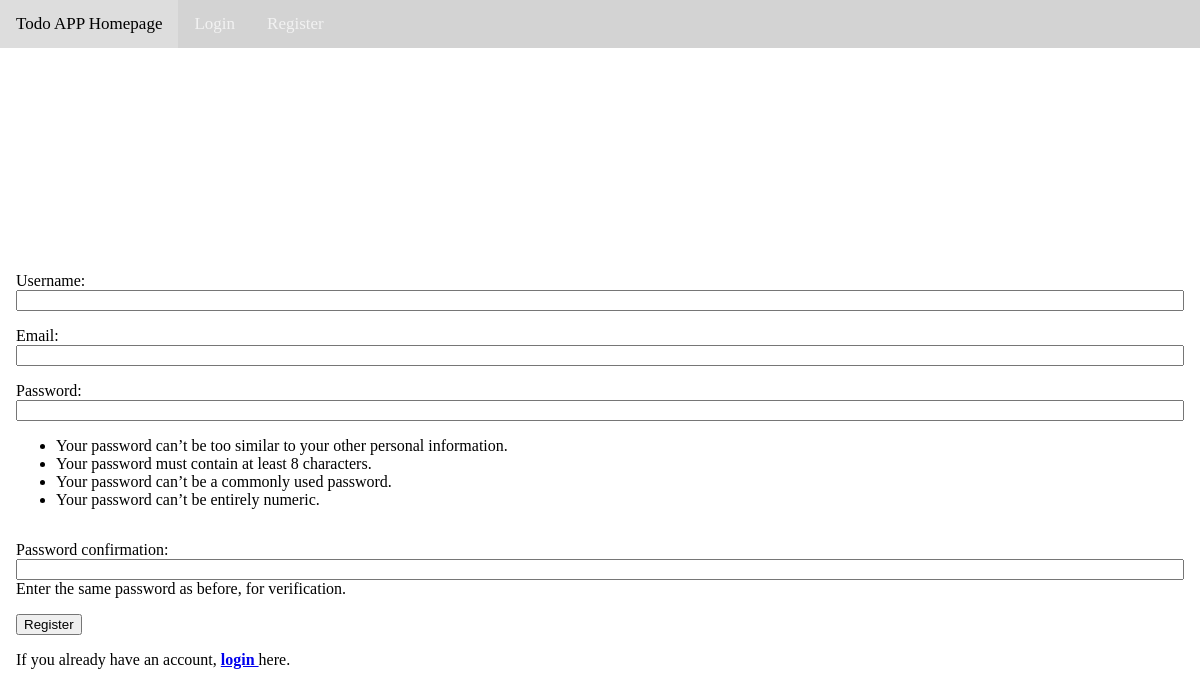
Page /register/ (signed in) on the earlier database version.
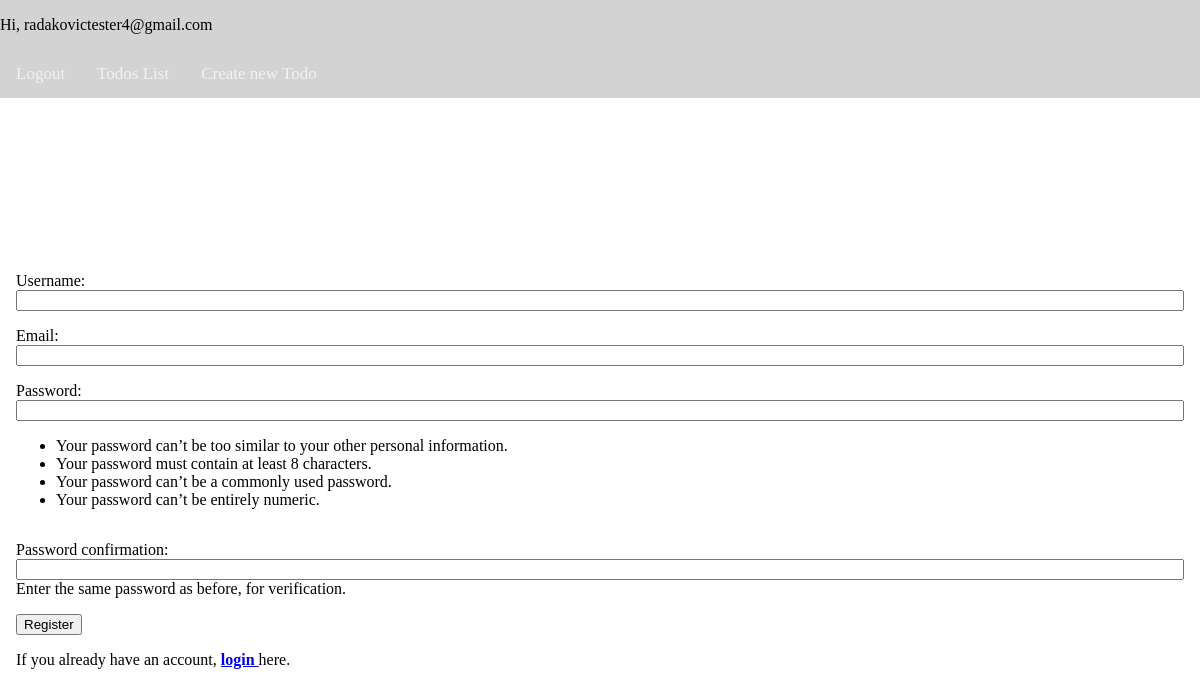
Same page on the later database version.
### apps/user/models.py (models this page shows, shortened)
class CustomUser(AbstractBaseUser):
    email = models.EmailField(verbose_name="email", unique=True)
    username = models.CharField(max_length=200)
    date_joined = models.DateTimeField(verbose_name="date joined", auto_now_add=True)
    last_login = models.DateTimeField(verbose_name="last login", auto_now_add=True)
    is_admin = models.BooleanField(default=False)
    is_active = models.BooleanField(default=True)
    is_staff = models.BooleanField(default=False)
    is_superuser = models.BooleanField(default=False)
    USERNAME_FIELD = "email"
    REQUIRED_FIELDS = ["username", ]
    objects = UserManager()
    def __str__(self):
        return self.email

### apps/user/views.py (the view)
# urls.py: path("register/", views.register_form, name = "register"),
@require_http_methods(["GET"])
def register_form(request):
    form = NewUserForm
    return render(request=request,
                  template_name="main/register.html",
                  context={"form": form})

### apps/user/templates/main/register.html (shortened to what this page needs)
{% extends "main/header.html" %}
{% block content %}
    <form method="POST" class="register-form" action="/register-user/">
        {{form.as_p}}
        <button type="submit">Register</button>
    </form>
    <p>If you already have an account, <strong><a href="/login"> login </a></strong>here.</p>
{% endblock %}

### apps/main/templates/main/includes/nav-bar.html
<div class="header-menu">
    {% if user.is_authenticated %}
        <p>Hi, {{user}}</p>
        <a href="{% url 'main:user:logout' %}">Logout</a>
        <a href="{% url 'main:todos:todos' %}">Todos List</a>
        <a href="{% url 'main:todos:todo-create-form' %}">Create new Todo</a>
    {% else %}
        <a href="/">Todo APP Homepage</a>
        <a href="{% url 'main:user:login' %}">Login</a>
        <a href="{% url 'main:user:register' %}">Register</a>
    {% endif %}
</div>

Differences in the rows shown:
now on this page (row edited): CustomUser: email "radakovictester4@gmail.com"
changed CustomUser: is_active False → True (drawn)
Other differences:
text no longer shown: "Todo APP Homepage Login Register"
text now shown: "Hi, Logout Todos List Create new Todo"
